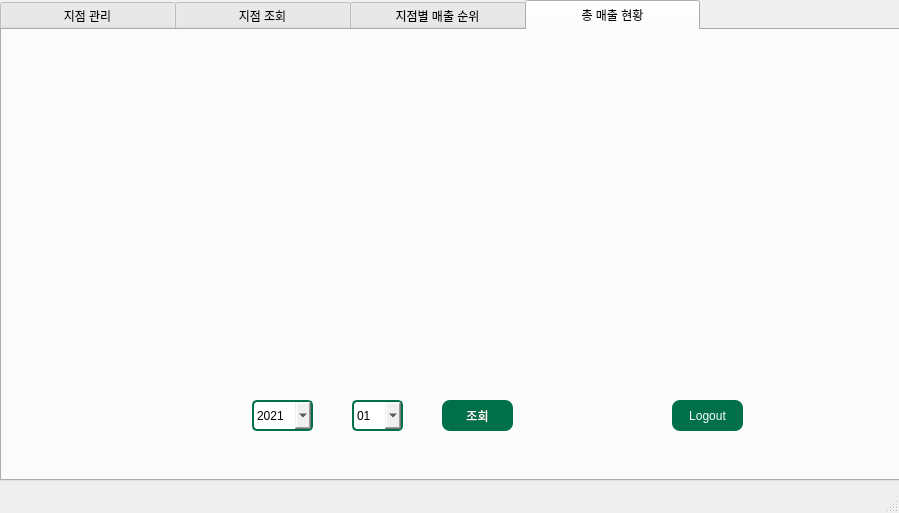
<?xml version="1.0" encoding="UTF-8"?>
<ui version="4.0">
 <class>MainWindow</class>
 <widget class="QMainWindow" name="MainWindow">
  <property name="geometry">
   <rect>
    <x>0</x>
    <y>0</y>
    <width>899</width>
    <height>513</height>
   </rect>
  </property>
  <property name="windowTitle">
   <string>MainWindow</string>
  </property>
  <widget class="QWidget" name="centralwidget">
   <widget class="QTabWidget" name="tabWidget">
    <property name="geometry">
     <rect>
      <x>0</x>
      <y>0</y>
      <width>981</width>
      <height>481</height>
     </rect>
    </property>
    <property name="styleSheet">
     <string notr="true">QTabBar:tab{ height: 30px; width:175px;}</string>
    </property>
    <property name="currentIndex">
     <number>3</number>
    </property>
    <widget class="QWidget" name="widget">
     <attribute name="title">
      <string>지점 관리</string>
     </attribute>
     <widget class="QLabel" name="label">
      <property name="geometry">
       <rect>
        <x>0</x>
        <y>0</y>
        <width>711</width>
        <height>371</height>
       </rect>
      </property>
      <property name="text">
       <string/>
      </property>
      <property name="pixmap">
       <pixmap>STARBOKS_3.png</pixmap>
      </property>
     </widget>
     <widget class="QPushButton" name="loadbtn1">
      <property name="geometry">
       <rect>
        <x>590</x>
        <y>90</y>
        <width>75</width>
        <height>23</height>
       </rect>
      </property>
      <property name="styleSheet">
       <string notr="true">QPushButton{
	font: 11pt &quot;맑은 고딕&quot;;
	color: rgb(255, 255, 255);
	background-color: rgb(0, 112, 74);
	border: 0px;
	border-radius: 8px;
}
QPushButton:hover{
	color: rgb(0, 0, 0);
	background-color: rgb(0, 255, 166);
}</string>
      </property>
      <property name="text">
       <string>조 회</string>
      </property>
     </widget>
     <widget class="QLabel" name="label_5">
      <property name="geometry">
       <rect>
        <x>370</x>
        <y>130</y>
        <width>61</width>
        <height>31</height>
       </rect>
      </property>
      <property name="text">
       <string>지점위치</string>
      </property>
     </widget>
     <widget class="QLabel" name="label_7">
      <property name="geometry">
       <rect>
        <x>480</x>
        <y>50</y>
        <width>81</width>
        <height>31</height>
       </rect>
      </property>
      <property name="text">
       <string>지점 관리</string>
      </property>
     </widget>
     <widget class="QLineEdit" name="Branch_address1">
      <property name="geometry">
       <rect>
        <x>460</x>
        <y>140</y>
        <width>113</width>
        <height>20</height>
       </rect>
      </property>
      <property name="styleSheet">
       <string notr="true">border:1px solid rgb(0, 112, 74);</string>
      </property>
     </widget>
     <widget class="QLineEdit" name="Branch_hp1">
      <property name="geometry">
       <rect>
        <x>460</x>
        <y>240</y>
        <width>113</width>
        <height>20</height>
       </rect>
      </property>
      <property name="styleSheet">
       <string notr="true">border:1px solid rgb(0, 112, 74);</string>
      </property>
     </widget>
     <widget class="QLabel" name="label_9">
      <property name="geometry">
       <rect>
        <x>370</x>
        <y>230</y>
        <width>61</width>
        <height>31</height>
       </rect>
      </property>
      <property name="text">
       <string>전화번호</string>
      </property>
     </widget>
     <widget class="QPushButton" name="changebtn1">
      <property name="geometry">
       <rect>
        <x>480</x>
        <y>320</y>
        <width>75</width>
        <height>23</height>
       </rect>
      </property>
      <property name="styleSheet">
       <string notr="true">QPushButton{
	font: 11pt &quot;맑은 고딕&quot;;
	color: rgb(255, 255, 255);
	background-color: rgb(0, 112, 74);
	border: 0px;
	border-radius: 8px;
}
QPushButton:hover{
	color: rgb(0, 0, 0);
	background-color: rgb(0, 255, 166);
}</string>
      </property>
      <property name="text">
       <string>정보 변경</string>
      </property>
     </widget>
     <widget class="QLineEdit" name="Branch_owner1">
      <property name="geometry">
       <rect>
        <x>460</x>
        <y>190</y>
        <width>113</width>
        <height>20</height>
       </rect>
      </property>
      <property name="styleSheet">
       <string notr="true">border:1px solid rgb(0, 112, 74);</string>
      </property>
     </widget>
     <widget class="QLabel" name="label_10">
      <property name="geometry">
       <rect>
        <x>370</x>
        <y>190</y>
        <width>61</width>
        <height>21</height>
       </rect>
      </property>
      <property name="text">
       <string>점 주 명</string>
      </property>
     </widget>
     <widget class="QPushButton" name="joinbtn1">
      <property name="geometry">
       <rect>
        <x>370</x>
        <y>320</y>
        <width>75</width>
        <height>23</height>
       </rect>
      </property>
      <property name="styleSheet">
       <string notr="true">QPushButton{
	font: 11pt &quot;맑은 고딕&quot;;
	color: rgb(255, 255, 255);
	background-color: rgb(0, 112, 74);
	border: 0px;
	border-radius: 8px;
}
QPushButton:hover{
	color: rgb(0, 0, 0);
	background-color: rgb(0, 255, 166);
}</string>
      </property>
      <property name="text">
       <string>등 록</string>
      </property>
     </widget>
     <widget class="QPushButton" name="deletebtn1">
      <property name="geometry">
       <rect>
        <x>590</x>
        <y>320</y>
        <width>75</width>
        <height>23</height>
       </rect>
      </property>
      <property name="styleSheet">
       <string notr="true">QPushButton{
	font: 11pt &quot;맑은 고딕&quot;;
	color: rgb(255, 255, 255);
	background-color: rgb(0, 112, 74);
	border: 0px;
	border-radius: 8px;
}
QPushButton:hover{
	color: rgb(0, 0, 0);
	background-color: rgb(0, 255, 166);
}</string>
      </property>
      <property name="text">
       <string>지점삭제</string>
      </property>
     </widget>
     <widget class="QLabel" name="label_11">
      <property name="geometry">
       <rect>
        <x>373</x>
        <y>90</y>
        <width>71</width>
        <height>20</height>
       </rect>
      </property>
      <property name="text">
       <string>지 점 명</string>
      </property>
     </widget>
     <widget class="QLineEdit" name="Branch_name1">
      <property name="geometry">
       <rect>
        <x>460</x>
        <y>90</y>
        <width>113</width>
        <height>20</height>
       </rect>
      </property>
      <property name="styleSheet">
       <string notr="true">border:1px solid rgb(0, 112, 74);</string>
      </property>
     </widget>
    </widget>
    <widget class="QWidget" name="tab_3">
     <attribute name="title">
      <string>지점 조회</string>
     </attribute>
     <widget class="QLabel" name="label_2">
      <property name="geometry">
       <rect>
        <x>0</x>
        <y>0</y>
        <width>711</width>
        <height>371</height>
       </rect>
      </property>
      <property name="text">
       <string/>
      </property>
      <property name="pixmap">
       <pixmap>STARBOKS_3.png</pixmap>
      </property>
     </widget>
     <widget class="QLabel" name="label_19">
      <property name="geometry">
       <rect>
        <x>360</x>
        <y>150</y>
        <width>61</width>
        <height>31</height>
       </rect>
      </property>
      <property name="text">
       <string>TOP 6</string>
      </property>
     </widget>
     <widget class="QLabel" name="label_8">
      <property name="geometry">
       <rect>
        <x>360</x>
        <y>90</y>
        <width>71</width>
        <height>51</height>
       </rect>
      </property>
      <property name="text">
       <string>지점명</string>
      </property>
     </widget>
     <widget class="QLabel" name="label_6">
      <property name="geometry">
       <rect>
        <x>480</x>
        <y>50</y>
        <width>91</width>
        <height>31</height>
       </rect>
      </property>
      <property name="text">
       <string>지점 조회</string>
      </property>
     </widget>
     <widget class="QPushButton" name="loadbtn2">
      <property name="geometry">
       <rect>
        <x>610</x>
        <y>100</y>
        <width>71</width>
        <height>31</height>
       </rect>
      </property>
      <property name="focusPolicy">
       <enum>Qt::NoFocus</enum>
      </property>
      <property name="styleSheet">
       <string notr="true">QPushButton{
	font: 11pt &quot;맑은 고딕&quot;;
	color: rgb(255, 255, 255);
	background-color: rgb(0, 112, 74);
	border: 0px;
	border-radius: 8px;
}
QPushButton:hover{
	color: rgb(0, 0, 0);
	background-color: rgb(0, 255, 166);
}</string>
      </property>
      <property name="text">
       <string>조회</string>
      </property>
     </widget>
     <widget class="QListWidget" name="TOP6">
      <property name="geometry">
       <rect>
        <x>420</x>
        <y>160</y>
        <width>261</width>
        <height>171</height>
       </rect>
      </property>
      <property name="styleSheet">
       <string notr="true">border:1px solid rgb(0, 112, 74);</string>
      </property>
     </widget>
     <widget class="QComboBox" name="Brandch_name2">
      <property name="geometry">
       <rect>
        <x>420</x>
        <y>100</y>
        <width>171</width>
        <height>31</height>
       </rect>
      </property>
      <property name="styleSheet">
       <string notr="true">border:1px solid rgb(0, 112, 74);</string>
      </property>
      <item>
       <property name="text">
        <string>광주신가점</string>
       </property>
      </item>
      <item>
       <property name="text">
        <string>시애틀본점</string>
       </property>
      </item>
     </widget>
    </widget>
    <widget class="QWidget" name="tab_4">
     <attribute name="title">
      <string>지점별 매출 순위</string>
     </attribute>
     <widget class="QLabel" name="label_3">
      <property name="geometry">
       <rect>
        <x>0</x>
        <y>0</y>
        <width>711</width>
        <height>371</height>
       </rect>
      </property>
      <property name="text">
       <string/>
      </property>
      <property name="pixmap">
       <pixmap>STARBOKS_3.png</pixmap>
      </property>
     </widget>
     <widget class="QLabel" name="label_20">
      <property name="geometry">
       <rect>
        <x>360</x>
        <y>50</y>
        <width>171</width>
        <height>31</height>
       </rect>
      </property>
      <property name="text">
       <string>각 지점별 매출 순위</string>
      </property>
     </widget>
     <widget class="QComboBox" name="comboBox_list_7">
      <property name="geometry">
       <rect>
        <x>540</x>
        <y>90</y>
        <width>71</width>
        <height>31</height>
       </rect>
      </property>
      <property name="focusPolicy">
       <enum>Qt::NoFocus</enum>
      </property>
      <property name="autoFillBackground">
       <bool>false</bool>
      </property>
      <property name="styleSheet">
       <string notr="true">QComboBox{font: 75 12pt &quot;맑은 고딕&quot;; border-radius: 5px; border:2px solid rgb(0, 112, 74);}
QComboBox:focus{border: 1px solid rgb(65, 205, 82)}</string>
      </property>
      <property name="duplicatesEnabled">
       <bool>false</bool>
      </property>
      <property name="frame">
       <bool>true</bool>
      </property>
      <item>
       <property name="text">
        <string>01</string>
       </property>
      </item>
      <item>
       <property name="text">
        <string>02</string>
       </property>
      </item>
      <item>
       <property name="text">
        <string>03</string>
       </property>
      </item>
      <item>
       <property name="text">
        <string>04</string>
       </property>
      </item>
      <item>
       <property name="text">
        <string>05</string>
       </property>
      </item>
      <item>
       <property name="text">
        <string>06</string>
       </property>
      </item>
      <item>
       <property name="text">
        <string>07</string>
       </property>
      </item>
      <item>
       <property name="text">
        <string>08</string>
       </property>
      </item>
      <item>
       <property name="text">
        <string>09</string>
       </property>
      </item>
      <item>
       <property name="text">
        <string>10</string>
       </property>
      </item>
      <item>
       <property name="text">
        <string>11</string>
       </property>
      </item>
      <item>
       <property name="text">
        <string>12</string>
       </property>
      </item>
      <item>
       <property name="text">
        <string>13</string>
       </property>
      </item>
      <item>
       <property name="text">
        <string>14</string>
       </property>
      </item>
      <item>
       <property name="text">
        <string>15</string>
       </property>
      </item>
      <item>
       <property name="text">
        <string>16</string>
       </property>
      </item>
      <item>
       <property name="text">
        <string>17</string>
       </property>
      </item>
      <item>
       <property name="text">
        <string>18</string>
       </property>
      </item>
      <item>
       <property name="text">
        <string>19</string>
       </property>
      </item>
      <item>
       <property name="text">
        <string>20</string>
       </property>
      </item>
      <item>
       <property name="text">
        <string>21</string>
       </property>
      </item>
      <item>
       <property name="text">
        <string>22</string>
       </property>
      </item>
      <item>
       <property name="text">
        <string>23</string>
       </property>
      </item>
      <item>
       <property name="text">
        <string>24</string>
       </property>
      </item>
      <item>
       <property name="text">
        <string>25</string>
       </property>
      </item>
      <item>
       <property name="text">
        <string>26</string>
       </property>
      </item>
      <item>
       <property name="text">
        <string>27</string>
       </property>
      </item>
      <item>
       <property name="text">
        <string>28</string>
       </property>
      </item>
      <item>
       <property name="text">
        <string>29</string>
       </property>
      </item>
      <item>
       <property name="text">
        <string>30</string>
       </property>
      </item>
      <item>
       <property name="text">
        <string>31</string>
       </property>
      </item>
     </widget>
     <widget class="QComboBox" name="comboBox_list_8">
      <property name="geometry">
       <rect>
        <x>450</x>
        <y>90</y>
        <width>71</width>
        <height>31</height>
       </rect>
      </property>
      <property name="focusPolicy">
       <enum>Qt::NoFocus</enum>
      </property>
      <property name="styleSheet">
       <string notr="true">QComboBox{font: 75 12pt &quot;맑은 고딕&quot;; border-radius: 5px; border:2px solid rgb(0, 112, 74);}
QComboBox:focus{border: 1px solid rgb(65, 205, 82)}</string>
      </property>
      <item>
       <property name="text">
        <string>01</string>
       </property>
      </item>
      <item>
       <property name="text">
        <string>02</string>
       </property>
      </item>
      <item>
       <property name="text">
        <string>03</string>
       </property>
      </item>
      <item>
       <property name="text">
        <string>04</string>
       </property>
      </item>
      <item>
       <property name="text">
        <string>05</string>
       </property>
      </item>
      <item>
       <property name="text">
        <string>06</string>
       </property>
      </item>
      <item>
       <property name="text">
        <string>07</string>
       </property>
      </item>
      <item>
       <property name="text">
        <string>08</string>
       </property>
      </item>
      <item>
       <property name="text">
        <string>09</string>
       </property>
      </item>
      <item>
       <property name="text">
        <string>10</string>
       </property>
      </item>
      <item>
       <property name="text">
        <string>11</string>
       </property>
      </item>
      <item>
       <property name="text">
        <string>12</string>
       </property>
      </item>
     </widget>
     <widget class="QPushButton" name="loadbtn3">
      <property name="geometry">
       <rect>
        <x>620</x>
        <y>90</y>
        <width>71</width>
        <height>31</height>
       </rect>
      </property>
      <property name="focusPolicy">
       <enum>Qt::NoFocus</enum>
      </property>
      <property name="styleSheet">
       <string notr="true">QPushButton{
	font: 11pt &quot;맑은 고딕&quot;;
	color: rgb(255, 255, 255);
	background-color: rgb(0, 112, 74);
	border: 0px;
	border-radius: 8px;
}
QPushButton:hover{
	color: rgb(0, 0, 0);
	background-color: rgb(0, 255, 166);
}</string>
      </property>
      <property name="text">
       <string>조회</string>
      </property>
     </widget>
     <widget class="QComboBox" name="comboBox_list_9">
      <property name="geometry">
       <rect>
        <x>360</x>
        <y>90</y>
        <width>81</width>
        <height>31</height>
       </rect>
      </property>
      <property name="focusPolicy">
       <enum>Qt::NoFocus</enum>
      </property>
      <property name="styleSheet">
       <string notr="true">QComboBox{font: 75 12pt &quot;맑은 고딕&quot;; border-radius: 5px; border:2px solid rgb(0, 112, 74);}
QComboBox:focus{border: 1px solid rgb(65, 205, 82)}</string>
      </property>
      <item>
       <property name="text">
        <string>2021</string>
       </property>
      </item>
      <item>
       <property name="text">
        <string>2022</string>
       </property>
      </item>
     </widget>
     <widget class="QListWidget" name="rank">
      <property name="geometry">
       <rect>
        <x>360</x>
        <y>140</y>
        <width>321</width>
        <height>201</height>
       </rect>
      </property>
      <property name="styleSheet">
       <string notr="true">border:1px solid rgb(0, 112, 74);</string>
      </property>
     </widget>
    </widget>
    <widget class="QWidget" name="tab_2">
     <attribute name="title">
      <string>총 매출 현황</string>
     </attribute>
     <widget class="QWidget" name="widget_2" native="true">
      <property name="geometry">
       <rect>
        <x>-40</x>
        <y>0</y>
        <width>971</width>
        <height>361</height>
       </rect>
      </property>
     </widget>
     <widget class="QPushButton" name="logoutbtn">
      <property name="geometry">
       <rect>
        <x>670</x>
        <y>370</y>
        <width>71</width>
        <height>31</height>
       </rect>
      </property>
      <property name="styleSheet">
       <string notr="true">QPushButton{
	font: 11pt &quot;맑은 고딕&quot;;
	color: rgb(255, 255, 255);
	background-color: rgb(0, 112, 74);
	border: 0px;
	border-radius: 8px;
}
QPushButton:hover{
	color: rgb(0, 0, 0);
	background-color: rgb(0, 255, 166);
}</string>
      </property>
      <property name="text">
       <string>Logout</string>
      </property>
     </widget>
     <widget class="QComboBox" name="comboBox_list_4">
      <property name="geometry">
       <rect>
        <x>250</x>
        <y>370</y>
        <width>61</width>
        <height>31</height>
       </rect>
      </property>
      <property name="focusPolicy">
       <enum>Qt::NoFocus</enum>
      </property>
      <property name="styleSheet">
       <string notr="true">QComboBox{font: 75 12pt &quot;맑은 고딕&quot;; border-radius: 5px; border:2px solid rgb(0, 112, 74);}
QComboBox:focus{border: 1（1px solid rgb(65, 205, 82)}</string>
      </property>
      <item>
       <property name="text">
        <string>2021</string>
       </property>
      </item>
      <item>
       <property name="text">
        <string>2022</string>
       </property>
      </item>
     </widget>
     <widget class="QComboBox" name="comboBox_list_5">
      <property name="geometry">
       <rect>
        <x>350</x>
        <y>370</y>
        <width>51</width>
        <height>31</height>
       </rect>
      </property>
      <property name="focusPolicy">
       <enum>Qt::NoFocus</enum>
      </property>
      <property name="styleSheet">
       <string notr="true">QComboBox{font: 75 12pt &quot;맑은 고딕&quot;; border-radius: 5px; border:2px solid rgb(0, 112, 74);}
QComboBox:focus{border: 1px solid rgb(65, 205, 82)}</string>
      </property>
      <item>
       <property name="text">
        <string>01</string>
       </property>
      </item>
      <item>
       <property name="text">
        <string>02</string>
       </property>
      </item>
      <item>
       <property name="text">
        <string>03</string>
       </property>
      </item>
      <item>
       <property name="text">
        <string>04</string>
       </property>
      </item>
      <item>
       <property name="text">
        <string>05</string>
       </property>
      </item>
      <item>
       <property name="text">
        <string>06</string>
       </property>
      </item>
      <item>
       <property name="text">
        <string>07</string>
       </property>
      </item>
      <item>
       <property name="text">
        <string>08</string>
       </property>
      </item>
      <item>
       <property name="text">
        <string>09</string>
       </property>
      </item>
      <item>
       <property name="text">
        <string>10</string>
       </property>
      </item>
      <item>
       <property name="text">
        <string>11</string>
       </property>
      </item>
      <item>
       <property name="text">
        <string>12</string>
       </property>
      </item>
     </widget>
     <widget class="QPushButton" name="loadbtn4">
      <property name="geometry">
       <rect>
        <x>440</x>
        <y>370</y>
        <width>71</width>
        <height>31</height>
       </rect>
      </property>
      <property name="focusPolicy">
       <enum>Qt::NoFocus</enum>
      </property>
      <property name="styleSheet">
       <string notr="true">QPushButton{
	font: 11pt &quot;맑은 고딕&quot;;
	color: rgb(255, 255, 255);
	background-color: rgb(0, 112, 74);
	border: 0px;
	border-radius: 8px;
}
QPushButton:hover{
	color: rgb(0, 0, 0);
	background-color: rgb(0, 255, 166);
}</string>
      </property>
      <property name="text">
       <string>조회</string>
      </property>
     </widget>
    </widget>
   </widget>
  </widget>
  <widget class="QMenuBar" name="menubar">
   <property name="geometry">
    <rect>
     <x>0</x>
     <y>0</y>
     <width>899</width>
     <height>21</height>
    </rect>
   </property>
  </widget>
  <widget class="QStatusBar" name="statusbar"/>
 </widget>
 <tabstops>
  <tabstop>tabWidget</tabstop>
  <tabstop>loadbtn1</tabstop>
  <tabstop>Branch_address1</tabstop>
  <tabstop>Branch_hp1</tabstop>
  <tabstop>changebtn1</tabstop>
  <tabstop>Branch_owner1</tabstop>
  <tabstop>joinbtn1</tabstop>
  <tabstop>deletebtn1</tabstop>
  <tabstop>Branch_name1</tabstop>
  <tabstop>TOP6</tabstop>
  <tabstop>Brandch_name2</tabstop>
  <tabstop>rank</tabstop>
  <tabstop>logoutbtn</tabstop>
 </tabstops>
 <resources/>
 <connections/>
</ui>
